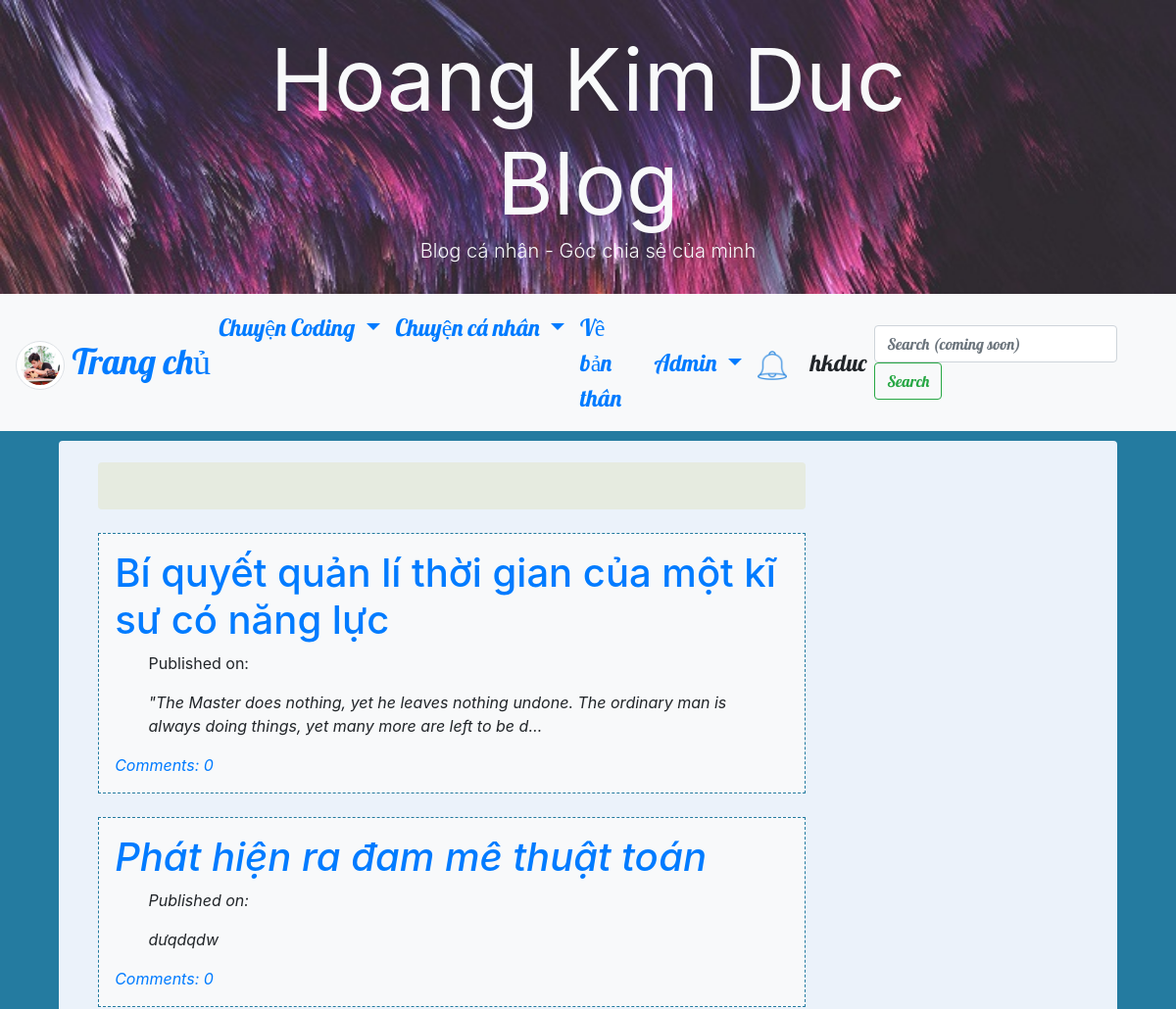
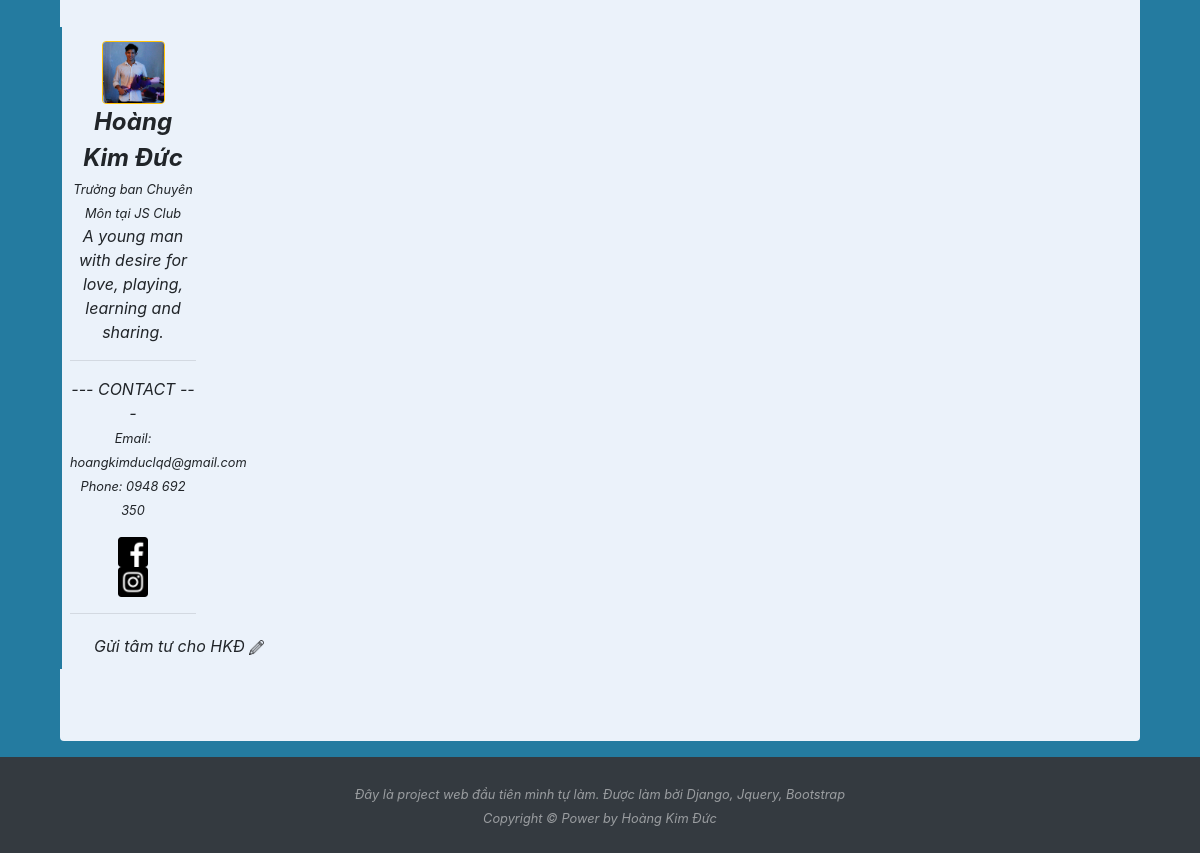
The page /post/drafts/ (signed in) on the database its author committed (2 pictures, top to bottom).
### blog/models.py (models this page shows, shortened)
class Post(models.Model):
   author = models.ForeignKey('auth.User', on_delete=models.CASCADE)
   title = models.CharField(max_length=200)
   text = models.TextField()
   create_date = models.DateTimeField(default=timezone.now)
   published_date = models.DateTimeField(blank=True,null=True)
   tag = models.CharField(choices=tag_list, max_length=20, default='tag1')
   view = models.IntegerField(default=0)

### blog/views.py (the view)
class DraftListView(LoginRequiredMixin,ListView):
   login_url = 'login/'
   redirect_field_name = 'blog/post_list.html'
   model = Post
   context_object_name = 'post_list'
   def get_queryset(self):
      return Post.objects.filter(published_date__isnull=True).order_by('-create_date')

### blog/models.py (called while the page is built)
   def __str__(self):
      template = f'{self.person} {self.action} {self.post_title}'
      return template

### blog/views.py (called while the page is built)
   def get_context_data(self, **kwargs):
        ctx = super(ListView, self).get_context_data(**kwargs)
        ctx['Notification'] = Notification.objects.order_by('-time')
        return ctx

### blog/templates/blog/post_list.html (shortened to what this page needs)
{% extends "blog/base.html" %}
{% block content %}
<div class="centerstage">
   <div style="background-color: #E6EBE0;" class="p-4 rounded">
   </div>
   {% for post in post_list %}
   <br>
   <div class="post p-3 bg-light">
      <h1><a href="{% url 'post_detail' pk=post.pk %}">{{post.title}}</a></h1>
      <div class="blog_posts date">
         <p>Published on: {{post.published_date|date:"G:i D, d M, Y"}}</p>
         <p class="postcontent">{{ post.text|safe|linebreaksbr|truncatechars:256 }}</p>
      </div>
      <a href="{% url 'post_detail' pk=post.pk %}">Comments: {{ post.comments.count }}</a>
   </div>
   {% endfor %}
</div>
{% endblock content %}

### blog/templates/blog/base.html (shortened to what this page needs)
<!DOCTYPE html>
{% load staticfiles %}
<html lang="en" dir="ltr">
<head>
   <link rel="stylesheet" href="https://maxcdn.bootstrapcdn.com/bootstrap/4.3.1/css/bootstrap.min.css">
   <link rel="stylesheet" href="//cdn.jsdelivr.net/npm/medium-editor@latest/dist/css/medium-editor.min.css" type="text/css"
      media="screen" charset="utf-8">
   <link rel="stylesheet" href="{% static 'css/blog.css' %}">
</head>
<body>
   <link rel="stylesheet" href="https://maxcdn.bootstrapcdn.com/font-awesome/4.7.0/css/font-awesome.min.css">
   <section class=" align-items-center d-flex bg-dark"
      style="height:25vmin; background-size: cover; background-image: url(/static/images/base/header.jpg);">
      <div class="container-fluid">
         <div class="row  justify-content-center align-items-left d-flex text-center h-100">
            <div class="col-12 col-md-8 mt-4 h-50 ">
               <h1 class="display-2  text-light mb-auto mt-auto"><strong>Hoang Kim Duc Blog</strong> </h1>
               <p class="lead  text-light mb-4">Blog cá nhân - Góc chia sẻ của mình</p>
            </div>
         </div>
      </div>
   </section>
   <nav class="navbar navbar-expand-lg bg-light techfont">
      <a class="navbar-brand bigbrand" href="{% url 'post_list' %}"><img style="height: 50px; width: 50px;"
            class="img-thumbnail rounded-circle" src="{% static 'images/base/brand.jpg' %}"> Trang chủ</a>
      <div class="collapse navbar-collapse" id="navbarSupportedContent">
         <ul class="navbar-nav mr-auto">
            <li class="nav-item dropdown">
               <a class="nav-link dropdown-toggle" href="#" id="navbarDropdown" role="button" data-toggle="dropdown"
                  aria-haspopup="true" aria-expanded="false">
                  Chuyện Coding
               </a>
            </li>
            <li class="nav-item dropdown">
               <a class="nav-link dropdown-toggle" href="#" id="navbarDropdown" role="button" data-toggle="dropdown"
                  aria-haspopup="true" aria-expanded="false">
                  Chuyện cá nhân
               </a>
            </li>
            <li class="nav-item active">
               <a class="nav-link" href="{% url 'about' %}">Về bản thân <span class="sr-only">(current)</span></a>
            </li>
         </ul>
         <ul class="navbar-nav navbar-right">
            {% if user.is_authenticated %}
            <li class="nav-item dropdown">
               <a class="nav-link dropdown-toggle" href="#" id="adminDropdown" role="button" data-toggle="dropdown"
                  aria-haspopup="true" aria-expanded="false">
                  Admin
               </a>
            </li>
            <li class="nav-item pr-2 mt-auto mb-auto dropdown">
               <a class="nav-link" href="#" id="NotificationDropdown"
                   role="button" data-toggle="dropdown"
                  aria-haspopup="true" aria-expanded="false">
                  <img style="height: 30px" src="{% static 'icons/bell.png' %}">
               </a>
            </li>
            <li class="nav-item"><a class="nav-link">{{user.username}}</a></li>
            {% else %}
            <li class="nav-item "><a class="nav-link" href="{% url 'login' %}">
               <img style="height:25px; width:25px;" src="{% static 'icons/admin.png' %}" alt="">
            </a></li>
            {% endif %}
         </ul>
         <form class="form-inline my-2 my-lg-0">
            <input class="form-control mr-sm-2" type="search" placeholder="Search (coming soon)" aria-label="Search">
            <button class="btn btn-outline-success my-2 my-sm-0" type="submit">Search</button>
         </form>
      </div>
   </nav>
   <div class="content rounded mb-3">
      <div class="row mt-3">
         <div class="col-lg-9">
            <div class="blog_posts">
               {% block content %}
               {% endblock content %}
            </div>
         </div>
         <div class="col-lg-3 text-center">
            <div class="sidebar sticky-top">
               <div class="profile pr-2 pl-2 verticalline">
                  <img class="w-50 rounded border border-warning" src="{% static 'images/base/icon.jpg' %}" alt=""><br>
                  <b class="bigbrand">Hoàng Kim Đức</b> <br>
                  <em><small>Trưởng ban Chuyên Môn tại JS Club</small></em>
                  <p>A young man with desire for love, playing, learning and sharing.</p>
                  <hr>
                  <p>--- CONTACT ---<br>
                     <small>Email: hoangkimduclqd@gmail.com</small><br>
                     <small>Phone: 0948 692 350</small>
                     <div>
                        <a style="display: inline;" class="nav-link" href="https://www.facebook.com/hokiduc"
                           target="_blank" rel="noopener noreferrer">
                           <img style="height:30px; width:30px;" src="{% static 'icons/facebook.png' %}" alt="">
                        </a>
                        <a style="display: inline;" class="nav-link" href="https://www.instagram.com/kimduwsc/"
                           target="_blank" rel="noopener noreferrer">
                           <img style="height:30px; width:30px;" src="{% static 'icons/instagram.png' %}" alt="">
                        </a>
                     </div>
                  </p>
                  <hr>
                  <a class="dropdown-item" href="#">Gửi tâm tư cho HKĐ
                     <img style="height: 15px" src="{% static 'icons/letter.png' %}">
                  </a>
               </div>
            </div>
         </div>
      </div>
      <br><br><br>
   </div>
   <footer id="sticky-footer" class="py-4 bg-dark text-white-50">
      <div class="container text-center">
         <small>Đây là project web đầu tiên mình tự làm. Được làm bởi Django, Jquery, Bootstrap
            <br>Copyright &copy; Power by Hoàng Kim Đức</small>
      </div>
   </footer>
</body>
</html>

### blog/static/css/blog.css (style rules this page uses)
body { background-color: #247BA0; }
.content { background-color: #EBF2FA; width: 90%; margin-left: auto; margin-right: auto; padding-top: 0.5%; }
.blog_posts { width: 90%; margin-left: auto; margin-right: auto; }
.techfont { font-family: 'Lobster', cursive; font-size: 1.5em; margin-bottom: 10px; }
.bigbrand { font-size: 1.5em }
.centerstage { margin-left: auto; margin-right: auto; }
.postcontent { font-family: 'Noto Sans', sans-serif; }
.post { border: 1px dashed #247BA0 }
.verticalline { border-left: 2px solid #247BA0; }
.profile { padding-top: 10%; padding-bottom: 5% }
.sidebar { padding-top: 20% }
html, body { height: 100%; }
body { flex-direction: column; }
.content { flex: 1 0 auto; }

### rows shown on the page
Post: title "Bí quyết quản lí thời gian của một kĩ sư có năng lực", text "\"The Master does nothing, yet he leaves nothing undone. The ordinary man is always doing things, yet many more are left to be d…", comments.count "0"
Post: title "Phát hiện ra đam mê thuật toán", text "dưqdqdw", comments.count "0"

### other values the page prints
{{ user.username }} "hkduc"
